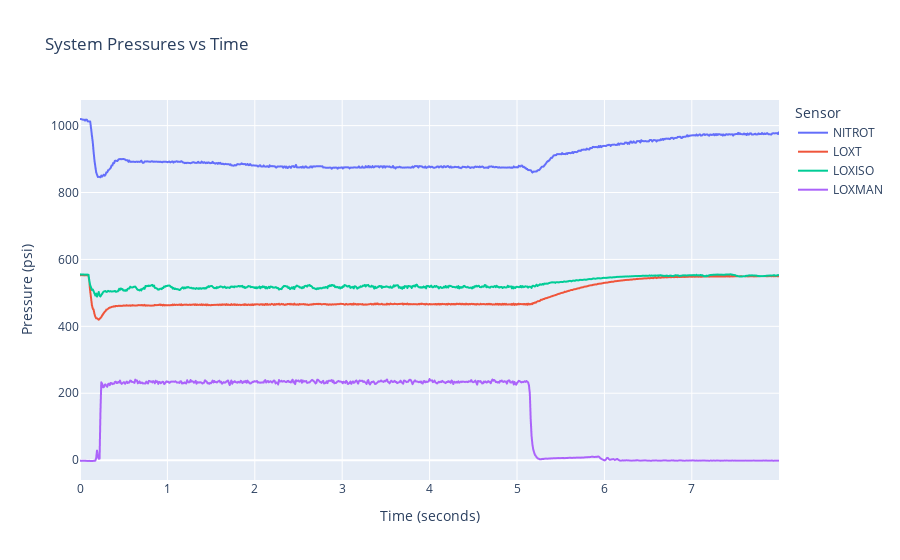
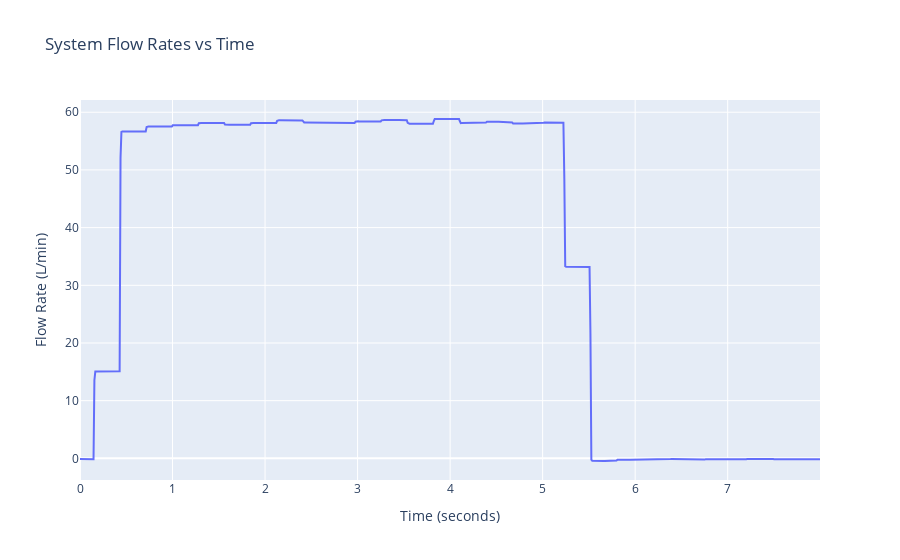

The cell these charts' notebook holds for them, in order:
### Code cell
#Plotting

press_fig = px.line(sample, x = "TIME_SINCE_FIRE", y = ["NITROT", "LOXT", "LOXISO", "LOXMAN"], title = "System Pressures vs Time") #Change according to what you'd like

press_fig.update_layout(
    xaxis_title="Time (seconds)",
    yaxis_title="Pressure (psi)",
    legend_title="Sensor",
)

flow_fig = px.line(sample, x = "TIME_SINCE_FIRE", y = "KEROFLOW", title = "System Flow Rates vs Time")

flow_fig.update_layout(
    xaxis_title="Time (seconds)",
    yaxis_title="Flow Rate (L/min)",
    legend_title="Sensor",
)

press_fig.show()
flow_fig.show()

### Figure 1 — Plotly figure (JSON) as saved in the notebook; plotly's stock layout.template omitted (floating-point values rounded to 4 significant figures; data arrays with more than 128 entries replaced by an {"elided": "..."} marker saying what was removed)
{"data": [{"hovertemplate": "variable=NITROT<br>TIME_SINCE_FIRE=%{x}<br>value=%{y}<extra></extra>", "legendgroup": "NITROT", "line": {"color": "#636efa", "dash": "solid"}, "marker": {"symbol": "circle"}, "mode": "lines", "name": "NITROT", "showlegend": true, "type": "scattergl", "x": {"elided": "823 float values"}, "xaxis": "x", "y": {"elided": "823 float values"}, "yaxis": "y"}, {"hovertemplate": "variable=LOXT<br>TIME_SINCE_FIRE=%{x}<br>value=%{y}<extra></extra>", "legendgroup": "LOXT", "line": {"color": "#EF553B", "dash": "solid"}, "marker": {"symbol": "circle"}, "mode": "lines", "name": "LOXT", "showlegend": true, "type": "scattergl", "x": {"elided": "823 float values"}, "xaxis": "x", "y": {"elided": "823 float values"}, "yaxis": "y"}, {"hovertemplate": "variable=LOXISO<br>TIME_SINCE_FIRE=%{x}<br>value=%{y}<extra></extra>", "legendgroup": "LOXISO", "line": {"color": "#00cc96", "dash": "solid"}, "marker": {"symbol": "circle"}, "mode": "lines", "name": "LOXISO", "showlegend": true, "type": "scattergl", "x": {"elided": "823 float values"}, "xaxis": "x", "y": {"elided": "823 float values"}, "yaxis": "y"}, {"hovertemplate": "variable=LOXMAN<br>TIME_SINCE_FIRE=%{x}<br>value=%{y}<extra></extra>", "legendgroup": "LOXMAN", "line": {"color": "#ab63fa", "dash": "solid"}, "marker": {"symbol": "circle"}, "mode": "lines", "name": "LOXMAN", "showlegend": true, "type": "scattergl", "x": {"elided": "823 float values"}, "xaxis": "x", "y": {"elided": "823 float values"}, "yaxis": "y"}], "layout": {"legend": {"title": {"text": "Sensor"}, "tracegroupgap": 0}, "title": {"text": "System Pressures vs Time"}, "xaxis": {"anchor": "y", "domain": [0, 1], "title": {"text": "Time (seconds)"}}, "yaxis": {"anchor": "x", "domain": [0, 1], "title": {"text": "Pressure (psi)"}}}}

### Figure 2 — Plotly figure (JSON) as saved in the notebook; plotly's stock layout.template omitted (floating-point values rounded to 4 significant figures; data arrays with more than 128 entries replaced by an {"elided": "..."} marker saying what was removed)
{"data": [{"hovertemplate": "TIME_SINCE_FIRE=%{x}<br>KEROFLOW=%{y}<extra></extra>", "legendgroup": "", "line": {"color": "#636efa", "dash": "solid"}, "marker": {"symbol": "circle"}, "mode": "lines", "name": "", "orientation": "v", "showlegend": false, "type": "scatter", "x": {"elided": "823 float values"}, "xaxis": "x", "y": {"elided": "823 float values"}, "yaxis": "y"}], "layout": {"legend": {"title": {"text": "Sensor"}, "tracegroupgap": 0}, "title": {"text": "System Flow Rates vs Time"}, "xaxis": {"anchor": "y", "domain": [0, 1], "title": {"text": "Time (seconds)"}}, "yaxis": {"anchor": "x", "domain": [0, 1], "title": {"text": "Flow Rate (L/min)"}}}}
